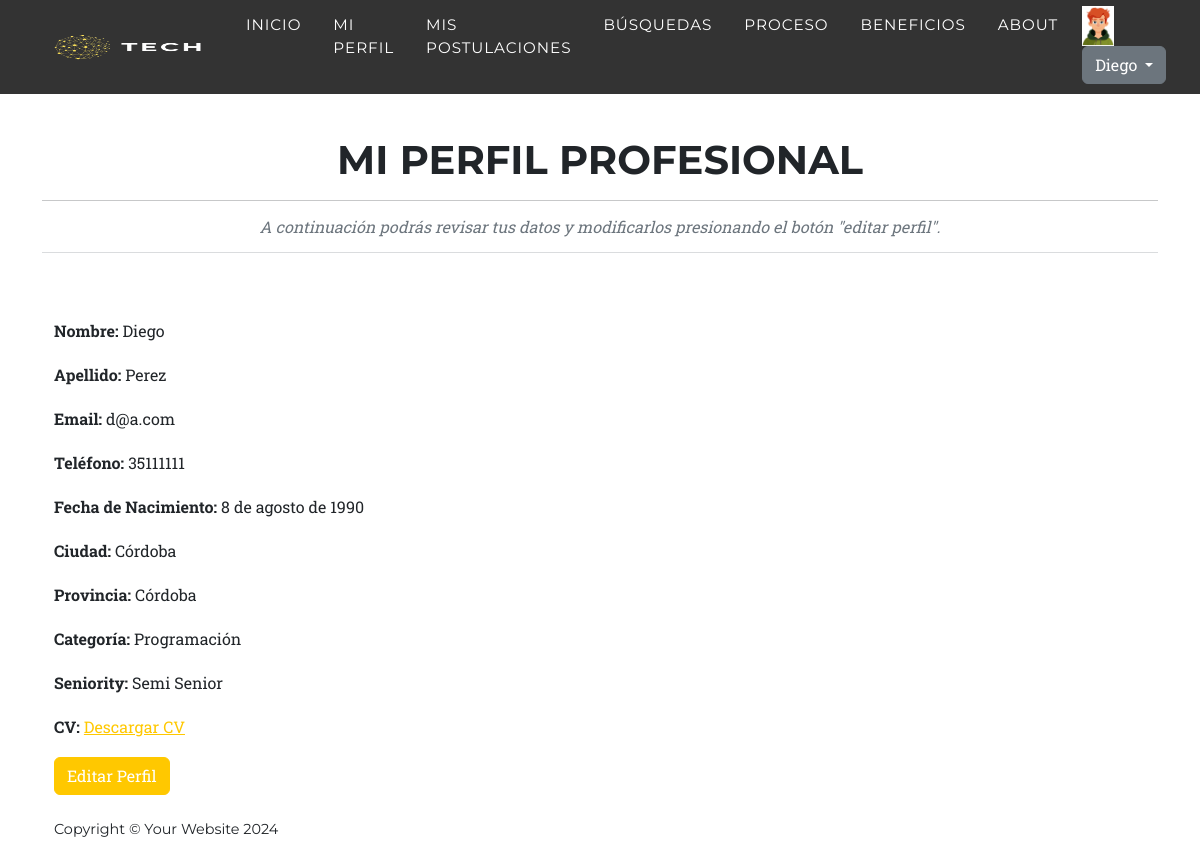
Screenshot of /App/App/perfil/ (signed in) with the database file from the repository.
### users/models.py (models this page shows, shortened)
class Avatar(models.Model):
    user = models.OneToOneField(User, on_delete=models.CASCADE, null=True,blank = True)
    imagen = models.ImageField(upload_to='avatares', null=True, blank = True)

### App/models.py (models this page shows)
class Candidato(models.Model):
    user = models.OneToOneField(User, on_delete=models.CASCADE, null=True, blank=True)  # Permitir nulos temporalmente
    nombre = models.CharField(max_length=100)
    apellido = models.CharField(max_length=100)
    email = models.EmailField()
    telefono = models.CharField(max_length=15)
    fecha_nacimiento = models.DateField()
    ciudad = models.CharField(max_length=100)
    provincia = models.CharField(max_length=100)
    categoria = models.CharField(max_length=50, choices=[
        ('Programación', 'Programación'),
        ('Data', 'Data'),
        ('Redes', 'Redes'),
        ('QA', 'QA'),
        ('UX/UI', 'UX/UI'),
        ])
    seniority= models.CharField(max_length=50, choices=[
        ('Junior', 'Junior'),
        ('Semi Senior', 'Semi Senior'),
        ('Senior', 'Senior'),
        ('Manager', 'Manager'),
        ])
    archivo_cv = models.FileField(upload_to='cvs/')

### App/views.py (the view)
# urls.py: path('App/perfil/', ver_perfil, name='ver_perfil'),
@login_required
def ver_perfil(request):
    try:
        candidato = request.user.candidato
    except Candidato.DoesNotExist:
        messages.warning(request, 'Debes crear un perfil de candidato antes de ver tu perfil.')
        return redirect('FormCandidato')
    return render(request, "App/ver_perfil.html", {"candidato": candidato})

### App/templates/App/ver_perfil.html (shortened to what this page needs)
{% extends 'App/base.html' %}
{% block main %}
<section class="page-section" id="about" style="margin-top: 40px;">
    <div class="container">
        <div class="text-center">
            <h2 class="section-heading text-uppercase">Mi perfil profesional</h2> <hr>
            <h3 class="section-subheading text-muted">A continuación podrás revisar tus datos y modificarlos presionando el botón "editar perfil". <hr></h3>
        </div>
    <div class="container">
        <p><strong>Nombre:</strong> {{ candidato.nombre }}</p>
        <p><strong>Apellido:</strong> {{ candidato.apellido }}</p>
        <p><strong>Email:</strong> {{ candidato.email }}</p>
        <p><strong>Teléfono:</strong> {{ candidato.telefono }}</p>
        <p><strong>Fecha de Nacimiento:</strong> {{ candidato.fecha_nacimiento }}</p>
        <p><strong>Ciudad:</strong> {{ candidato.ciudad }}</p>
        <p><strong>Provincia:</strong> {{ candidato.provincia }}</p>
        <p><strong>Categoría:</strong> {{ candidato.categoria }}</p>
        <p><strong>Seniority:</strong> {{ candidato.seniority }}</p>
        <p><strong>CV:</strong> <a href="{{ candidato.archivo_cv.url }}">Descargar CV</a></p>
        <a href="{% url 'editar_perfil' %}" class="btn btn-primary">Editar Perfil</a>
    </div>
{% endblock main %}

### App/templates/App/base.html (shortened to what this page needs)
<!DOCTYPE html>
{% load static %}
<html lang="es">
    <head>
        <link href="{% static 'App/css/styles.css' %}" rel="stylesheet" />
    </head>
    <body id="page-top">
        <nav class="navbar navbar-expand-lg navbar-dark fixed-top" id="mainNav" style="background-color: rgba(0, 0, 0, 0.8); padding-top: 0.4rem; padding-bottom: 0.6rem;">
            <div class="container">
                <a class="navbar-brand" href="{% url 'Inicio' %}"><img src="{% static 'App/assets/img/navbar-logo.png' %}" alt="..." width="180" height="160" /></a>
                <div class="collapse navbar-collapse" id="navbarResponsive">
                    <ul class="navbar-nav text-uppercase ms-auto py-4 py-lg-0">
                        <li class="nav-item"><a class="nav-link" href="{% url 'Inicio' %}">Inicio</a></li>
                        {% if request.user.is_authenticated %}
                            <li class="nav-item"><a class="nav-link" href="{% url 'ver_perfil' %}">Mi perfil</a></li>
                            <li class="nav-item"><a class="nav-link" href="{% url 'mis_postulaciones' %}">Mis postulaciones</a></li>
                        {% endif %}
                        <li class="nav-item"><a class="nav-link" href="{% url 'lista_busquedas' %}">Búsquedas</a></li>
                        <li class="nav-item"><a class="nav-link" href="{% url 'Proceso' %}">Proceso</a></li>
                        <li class="nav-item"><a class="nav-link" href="{% url 'Beneficios' %}">Beneficios</a></li>
                        <li class="nav-item"><a class="nav-link" href="{% url 'About' %}">About</a></li>
                        <div class="dropdown">
                            {% if request.user.is_authenticated %}
                                <img src="{{ request.user.avatar.imagen.url }}" alt="" height="40px">
                                <button class="btn btn-secondary dropdown-toggle" type="button" id="dropdownMenuButton1" data-bs-toggle="dropdown" aria-expanded="false">
                                    {{ request.user.username }}
                                </button>
                            {% endif %}
                        </div>
                    </ul>
                </div>
            </div>
        </nav>
        {% block main %}
        {% endblock main %}
        <footer class="footer py-4">
            <div class="container">
                <div class="row align-items-center">
                    <div class="col-lg-4 text-lg-start">Copyright &copy; Your Website 2024</div>
</html>
    </body>
</html>

### rows the page displays
Candidato: nombre "Diego", apellido "Perez", email "d@a.com", telefono "35111111", fecha_nacimiento "8 de agosto de 1990", ciudad "Córdoba", provincia "Córdoba", categoria "Programación", seniority "Semi Senior"

### other values shown
{{ request.user.username }} "Diego"
